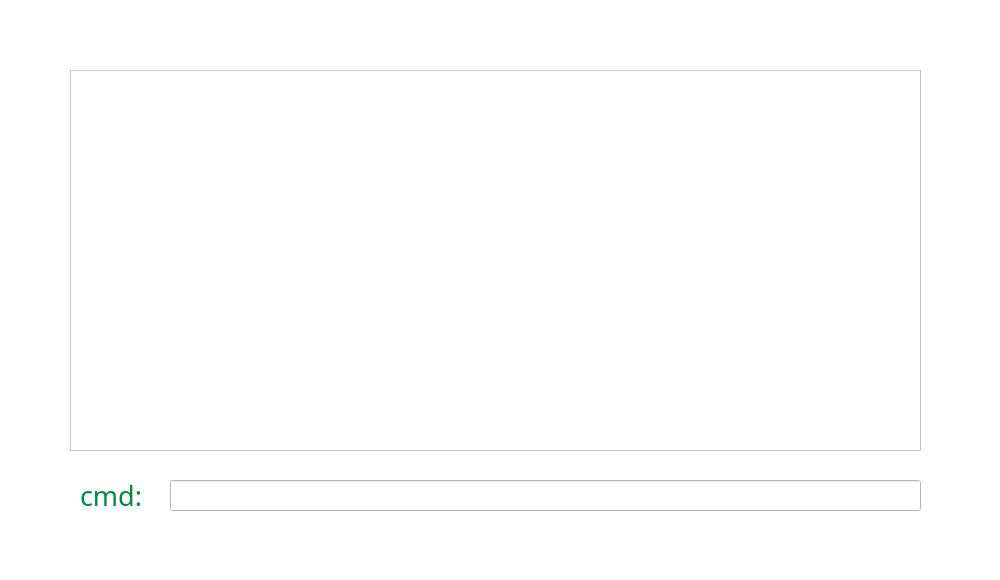
<?xml version="1.0" encoding="UTF-8"?>
<ui version="4.0">
 <class>Form</class>
 <widget class="QWidget" name="Form">
  <property name="geometry">
   <rect>
    <x>0</x>
    <y>0</y>
    <width>1000</width>
    <height>580</height>
   </rect>
  </property>
  <property name="windowTitle">
   <string>Form</string>
  </property>
  <property name="styleSheet">
   <string notr="true">background-color: rgb(255, 255, 255);</string>
  </property>
  <widget class="QPlainTextEdit" name="plain">
   <property name="geometry">
    <rect>
     <x>70</x>
     <y>70</y>
     <width>851</width>
     <height>381</height>
    </rect>
   </property>
   <property name="font">
    <font>
     <family>Consolas</family>
     <pointsize>14</pointsize>
     <weight>50</weight>
     <italic>false</italic>
     <bold>false</bold>
    </font>
   </property>
   <property name="styleSheet">
    <string notr="true">font: 14pt &quot;Consolas&quot;;</string>
   </property>
   <property name="readOnly">
    <bool>true</bool>
   </property>
  </widget>
  <widget class="QLineEdit" name="input">
   <property name="geometry">
    <rect>
     <x>170</x>
     <y>480</y>
     <width>751</width>
     <height>31</height>
    </rect>
   </property>
   <property name="styleSheet">
    <string notr="true">font: 12pt &quot;Consolas&quot;;</string>
   </property>
  </widget>
  <widget class="QLabel" name="cmd_label">
   <property name="geometry">
    <rect>
     <x>80</x>
     <y>480</y>
     <width>71</width>
     <height>31</height>
    </rect>
   </property>
   <property name="font">
    <font>
     <family>나눔스퀘어 ExtraBold</family>
     <pointsize>20</pointsize>
     <weight>10</weight>
     <italic>false</italic>
     <bold>false</bold>
    </font>
   </property>
   <property name="styleSheet">
    <string notr="true">background-color: white;
font: 81 20pt &quot;나눔스퀘어 ExtraBold&quot;;
color: rgb(0, 135, 68)
</string>
   </property>
   <property name="text">
    <string>cmd:</string>
   </property>
  </widget>
 </widget>
 <resources/>
 <connections/>
</ui>
